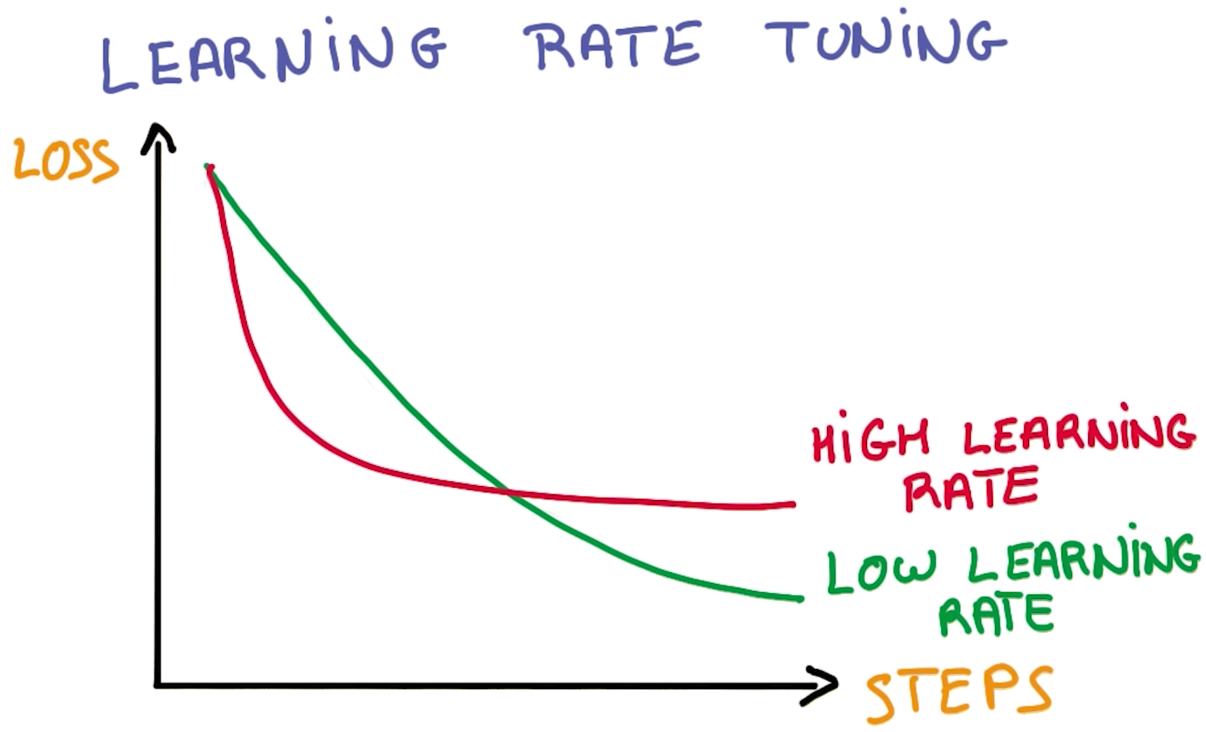
#> input picture lesson8-9-10-tensorflow-deepnn-cnns/image/learn_rate_tune.png, 2412 x 1464 px (shown at 1/2 size)
$ python -i l34_search_and_classify.py   (imports and definitions only)   (older library calls are emulated)
#> lines starting #> are read from the running program, lines starting #| are printed output that depends on the picture
### lesson18-vehicle-tracking/lesson_functions.py
import matplotlib.image as mpimg
import numpy as np
import cv2
from skimage.feature import hog


def get_hog_features(img, orient, pix_per_cell, cell_per_block,
                        vis=False, feature_vec=True):
    # Call with two outputs if vis==True
    if vis == True:
        features, hog_image = hog(img, orientations=orient,
                                  pixels_per_cell=(pix_per_cell, pix_per_cell),
                                  cells_per_block=(cell_per_block, cell_per_block),
                                  transform_sqrt=True,
                                  visualise=vis, feature_vector=feature_vec)
        return features, hog_image
    # Otherwise call with one output
    else:
        features = hog(img, orientations=orient,
                       pixels_per_cell=(pix_per_cell, pix_per_cell),
                       cells_per_block=(cell_per_block, cell_per_block),
                       transform_sqrt=True,
                       visualise=vis, feature_vector=feature_vec)
        return features


def bin_spatial(img, size=(32, 32)):
    return cv2.resize(img, size).ravel()


def color_hist(img, nbins=32, bins_range=(0, 256)):
    # Compute RGB histogram and concat
    channel1_hist = np.histogram(img[:,:,0], bins=nbins, range=bins_range)
    channel2_hist = np.histogram(img[:,:,1], bins=nbins, range=bins_range)
    channel3_hist = np.histogram(img[:,:,2], bins=nbins, range=bins_range)
    return np.concatenate((channel1_hist[0], channel2_hist[0], channel3_hist[0]))


# [86 lines left out: functions extract_features, slide_window, draw_boxes, not called in this run]

### lesson18-vehicle-tracking/l34_search_and_classify.py
import matplotlib.image as mpimg
import matplotlib.pyplot as plt
import numpy as np
import cv2
import glob
import time
import pickle
from sklearn.svm import LinearSVC
from sklearn.preprocessing import StandardScaler
from skimage.feature import hog
from lesson_functions import *
from sklearn.model_selection import train_test_split


def single_img_features(img, color_space='RGB', spatial_size=(32, 32),
                        hist_bins=32, orient=9,
                        pix_per_cell=8, cell_per_block=2, hog_channel=0,
                        spatial_feat=True, hist_feat=True, hog_feat=True):
    '''Extract features from a single image window'''
    img_features = []
    if color_space != 'RGB':
        if color_space == 'HSV':
            feature_image = cv2.cvtColor(img, cv2.COLOR_RGB2HSV)
        elif color_space == 'LUV':
            feature_image = cv2.cvtColor(img, cv2.COLOR_RGB2LUV)
        elif color_space == 'HLS':
            feature_image = cv2.cvtColor(img, cv2.COLOR_RGB2HLS)
        elif color_space == 'YUV':
            feature_image = cv2.cvtColor(img, cv2.COLOR_RGB2YUV)
        elif color_space == 'YCrCb':
            feature_image = cv2.cvtColor(img, cv2.COLOR_RGB2YCrCb)
    else:
        feature_image = np.copy(img)

    # Compute spatial features if flag is set
    if spatial_feat == True:
        spatial_features = bin_spatial(feature_image, size=spatial_size)
        img_features.append(spatial_features)

    # Compute histogram features if flag is set
    if hist_feat == True:
        hist_features = color_hist(feature_image, nbins=hist_bins)
        img_features.append(hist_features)

    # Compute HOG features if flag is set
    if hog_feat == True:
        if hog_channel == 'ALL':
            hog_features = []
            for channel in range(feature_image.shape[2]):
                hog_features.extend(get_hog_features(feature_image[:,:,channel],
                                    orient, pix_per_cell, cell_per_block,
                                    vis=False, feature_vec=True))
        else:
            hog_features = get_hog_features(feature_image[:,:,hog_channel], orient,
                        pix_per_cell, cell_per_block, vis=False, feature_vec=True)
        img_features.append(hog_features)

    return np.concatenate(img_features)


def search_windows(img, windows, clf, scaler, color_space='RGB',
                    spatial_size=(32, 32), hist_bins=32,
                    hist_range=(0, 256), orient=9,
                    pix_per_cell=8, cell_per_block=2,
                    hog_channel=0, spatial_feat=True,
                    hist_feat=True, hog_feat=True):
    '''Given an img and list of windows search for cars'''
    on_windows = []
    for window in windows:
        # Extract the test window from original image
        test_img = cv2.resize(img[window[0][1]:window[1][1], window[0][0]:window[1][0]], (64, 64))

        # Extract features for that window using single_img_features()
        features = single_img_features(test_img, color_space=color_space,
                            spatial_size=spatial_size, hist_bins=hist_bins,
                            orient=orient, pix_per_cell=pix_per_cell,
                            cell_per_block=cell_per_block,
                            hog_channel=hog_channel, spatial_feat=spatial_feat,
                            hist_feat=hist_feat, hog_feat=hog_feat)

        # Scale extracted features to be fed to classifier
        test_features = scaler.transform(np.array(features).reshape(1, -1))

        # Predict using your classifier
        prediction = clf.predict(test_features)

        # If positive (prediction == 1) then save the window
        if prediction == 1:
            on_windows.append(window)
    # Return windows for positive detections
    return on_windows


# [101 lines not run here, left out]

>>> import cv2
>>> picture = cv2.cvtColor(cv2.imread('../lesson8-9-10-tensorflow-deepnn-cnns/image/learn_rate_tune.png'), cv2.COLOR_BGR2RGB)
>>> result = single_img_features(picture)
#> in single_img_features, `spatial_features = bin_spatial(feature_image, size=spatial_size)`: spatial_features = 3072 values, max 255 at index 0, min 0 at index 588, mean 245.5
#> in single_img_features, `hist_features = color_hist(feature_image, nbins=hist_bins)`: hist_features = 96 values, max 3271353 at index 31, min 1162 at index 36, mean 110349
#> in get_hog_features, `features = hog(img, orientations=orient, pixels_per_cell=(pix_per_cell..`:
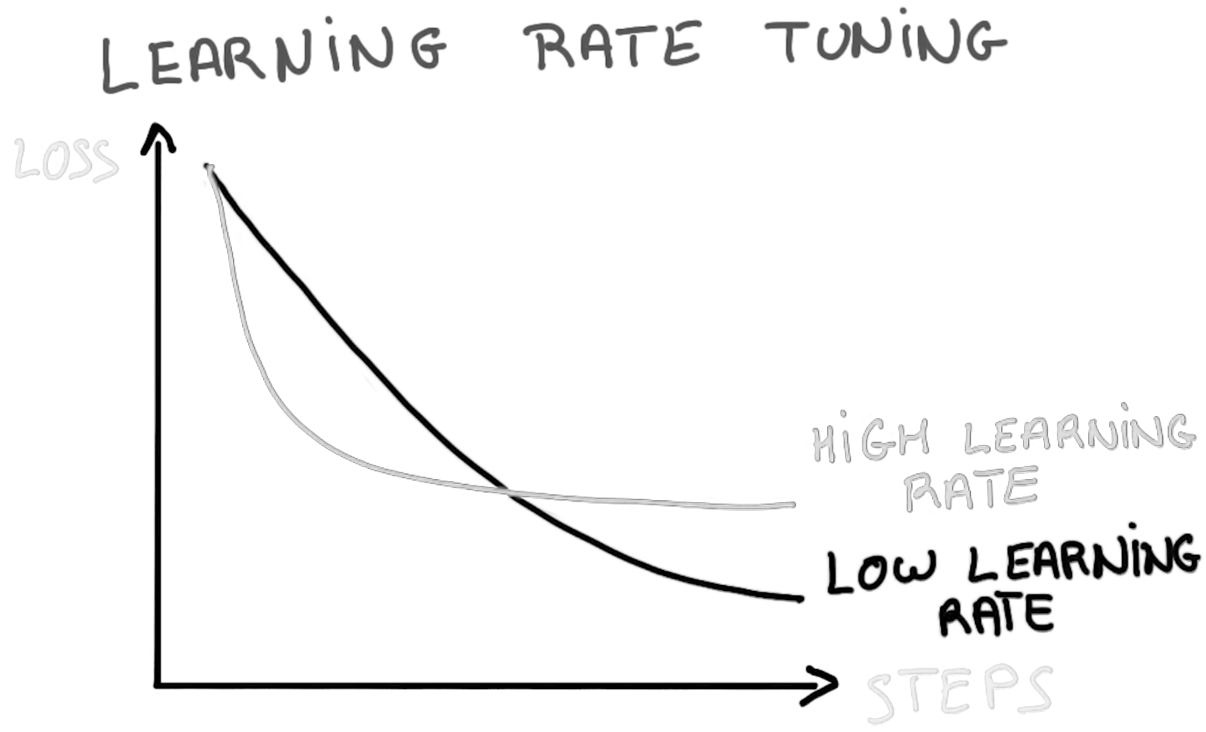
#> img: shape (1464, 2412) (shown at 1/2 size); min 0, max 255, mean 245.7

$ run again, on lesson8-9-10-tensorflow-deepnn-cnns/image/weight_biases.png
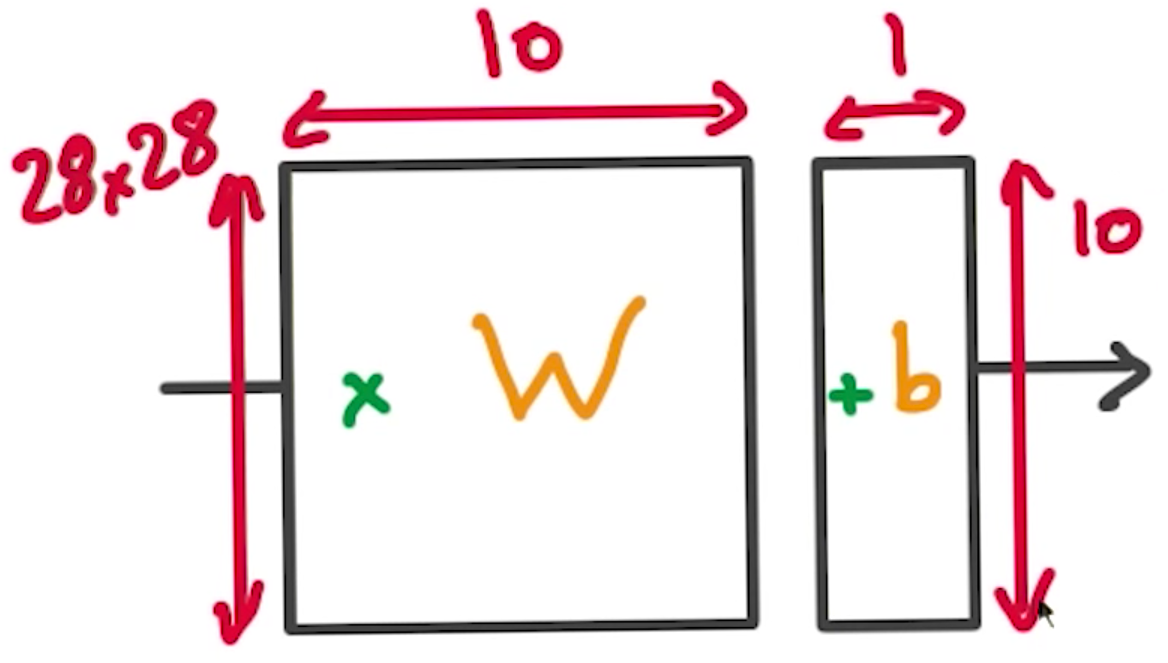
#> input picture lesson8-9-10-tensorflow-deepnn-cnns/image/weight_biases.png, 1168 x 663 px
#> spatial_features = 3072 values, max 255 at index 0, min 0 at index 169, mean 226.4
#> hist_features = 96 values, max 665155 at index 31, min 809 at index 1, mean 24199.5
#> in get_hog_features, `features = hog(img, orientations=orient, pixels_per_cell=(pix_per_cell..`:
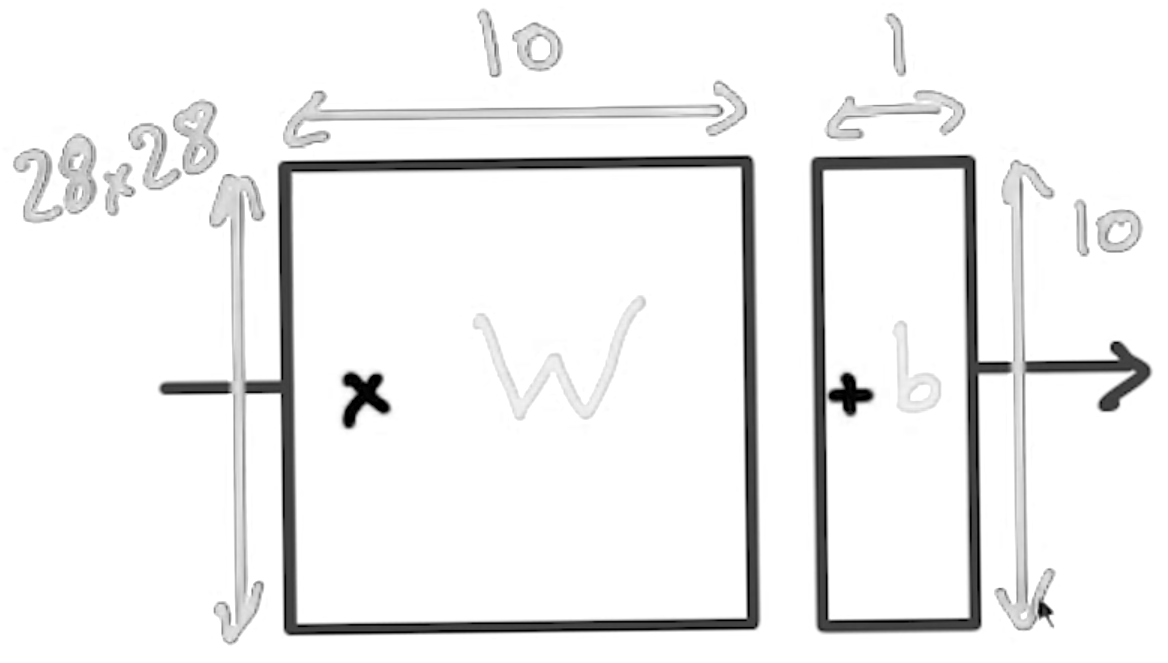
#> img: shape (663, 1168); min 0, max 255, mean 240.1
